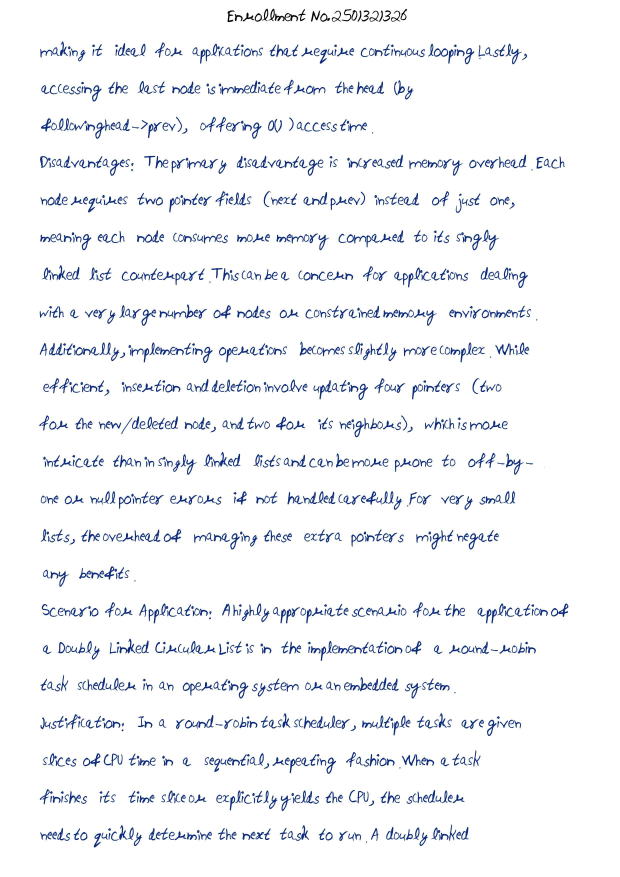
#> input picture test.JPG, 2480 x 3508 px (shown at 1/4 size)
$ python -i Noise_tools.py   (imports and definitions only)
#> lines starting #> are read from the running program, lines starting #| are printed output that depends on the picture
#> further down, picture is the input picture: PIL image 2480x3508 RGB; mean R, G, B 242.4, 244, 247.2
from PIL import ImageEnhance,ImageDraw
import random

def noise(image):
    draw = ImageDraw.Draw(image)
    width,height =2480,3508
    # Simulate noise: density = percentage of affected pixels
    noise_density = 0.2 # 1% of the pixels
    num_noise_pixels = int(height * noise_density)

    for _ in range(num_noise_pixels):
        x = random.randint(0, width - 1)
        y = random.randint(0, height - 1)
        color = 0 if random.random() < 0.5 else 255  # black or white noise
        draw.point((x, y), fill=color)
    brightness_enhancer = ImageEnhance.Brightness(image)
    image = brightness_enhancer.enhance(0.5)  # 0.7 = 70% brightness (reduce exposure)
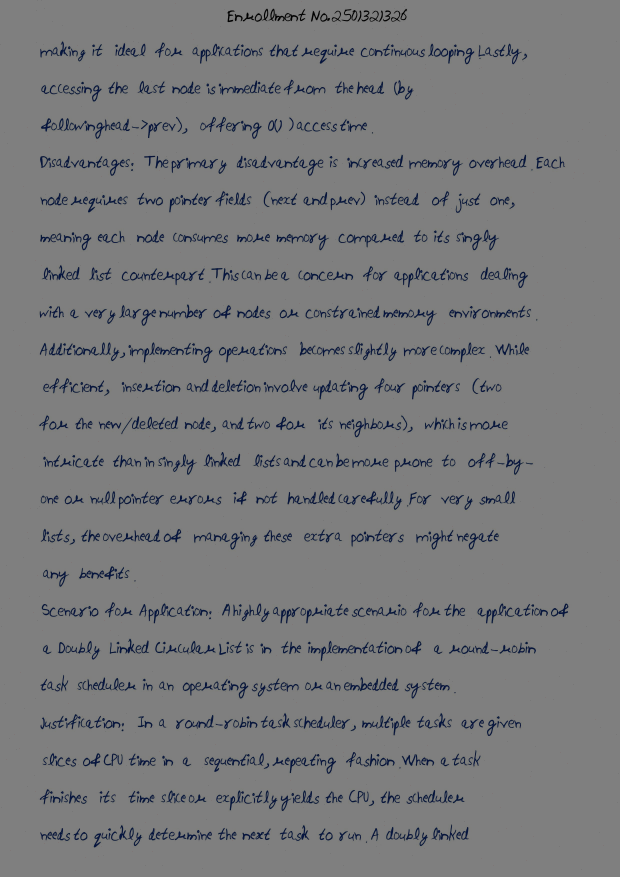
#> image: PIL image 2480x3508 RGB (shown at 1/4 size); mean R, G, B 120.8, 121.5, 123.1
    color_enhancer = ImageEnhance.Color(image)
    image = color_enhancer.enhance(1.5)
    print('Page_Noised')

>>> from PIL import Image
>>> picture = Image.open('test.JPG')
>>> result = noise(picture)

$ run again, on Page (1).jpg
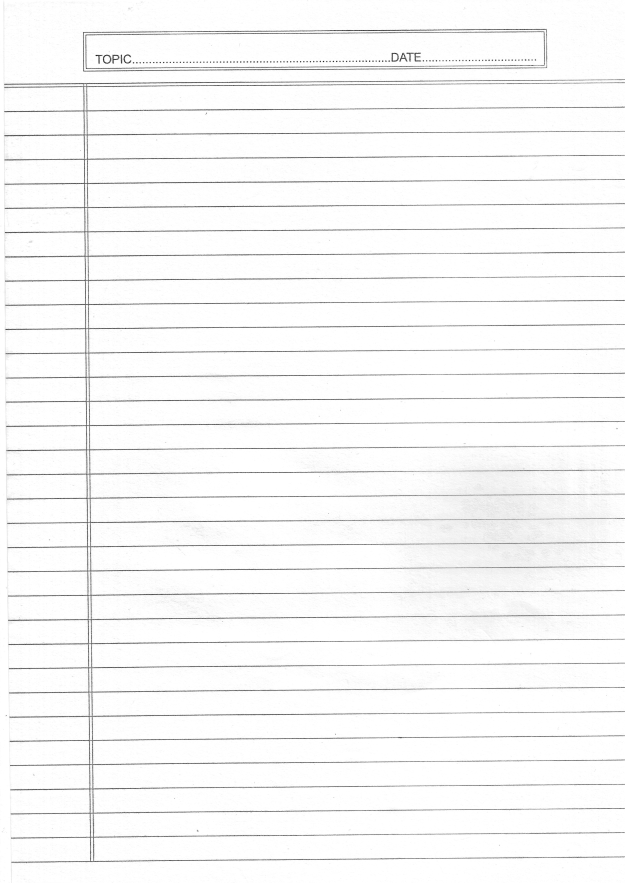
#> input picture Page (1).jpg, 2500 x 3532 px (shown at 1/4 size)
#> picture is the input picture: PIL image 2500x3532 L; min 0, max 255, mean 247.6
#> in noise, `image = brightness_enhancer.enhance(0.5)`:
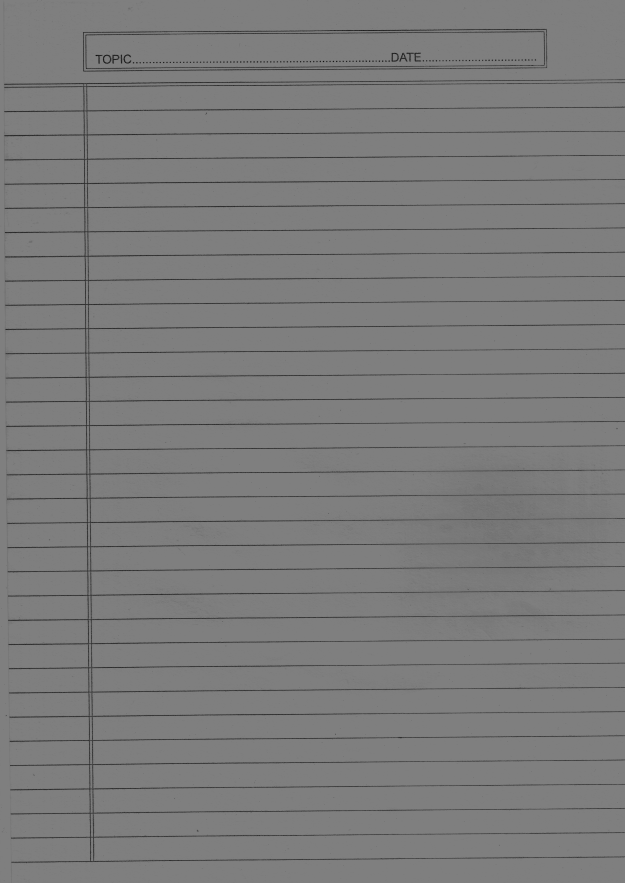
#> image: PIL image 2500x3532 L (shown at 1/4 size); min 0, max 127, mean 123.4
